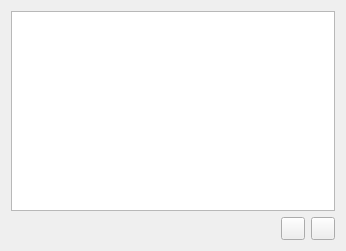
<?xml version="1.0" encoding="UTF-8"?>
<ui version="4.0">
 <class>ChannelListWidget</class>
 <widget class="QWidget" name="ChannelListWidget">
  <property name="geometry">
   <rect>
    <x>0</x>
    <y>0</y>
    <width>346</width>
    <height>251</height>
   </rect>
  </property>
  <layout class="QVBoxLayout" name="verticalLayout">
   <item>
    <widget class="QListWidget" name="listWidget"/>
   </item>
   <item>
    <layout class="QHBoxLayout" name="horizontalLayout">
     <item>
      <spacer name="horizontalSpacer">
       <property name="orientation">
        <enum>Qt::Horizontal</enum>
       </property>
       <property name="sizeHint" stdset="0">
        <size>
         <width>40</width>
         <height>20</height>
        </size>
       </property>
      </spacer>
     </item>
     <item>
      <widget class="QToolButton" name="add">
       <property name="icon">
        <iconset resource="../../../Resources/Resources.qrc">
         <normaloff>:/icons/plus.png</normaloff>:/icons/plus.png</iconset>
       </property>
      </widget>
     </item>
     <item>
      <widget class="QToolButton" name="remove">
       <property name="icon">
        <iconset resource="../../../Resources/Resources.qrc">
         <normaloff>:/icons/minus.png</normaloff>:/icons/minus.png</iconset>
       </property>
      </widget>
     </item>
    </layout>
   </item>
  </layout>
 </widget>
 <resources>
  <include location="../../../Resources/Resources.qrc"/>
 </resources>
 <connections/>
</ui>
